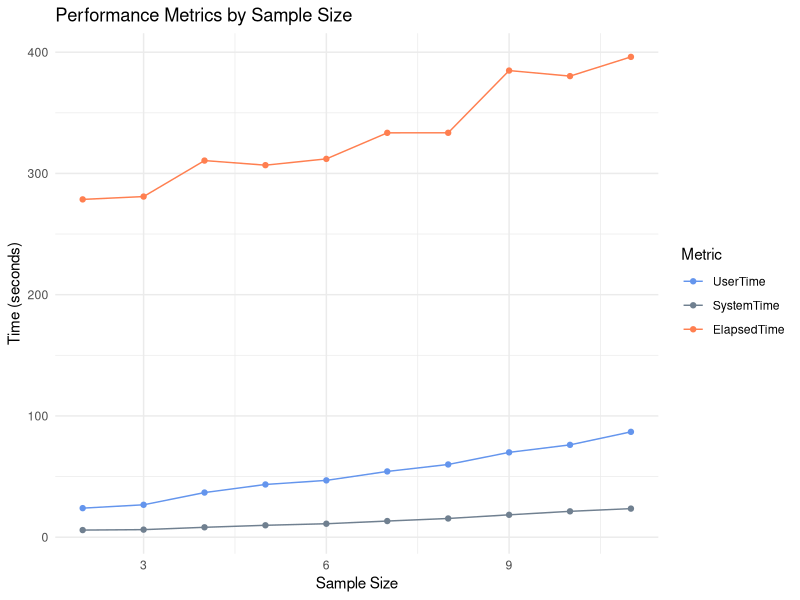

Here is the R script that generated this plot:
install.packages("lobstr")
library(lobstr)

# Defining resources
Cores <- c(2, 3, 5 ,10, 20, 50)
Sample_size <- c(2, 5, 10, 20)



setwd("/vast/scratch/users/si.j/susan_fibrosis")
#initial_file_count <- 2
files <- list.files()
store <- "/stornext/General/scratch/GP_Transfer/si.j/store_pipeline_benchmark_fibrosis_all_data_3"
# for (i in initial_file_count:length(files)) {
#   
#   tar_invalidate(names = everything(), store = store)
#   
#   # Memory usage before pipeline execution
#   if(exists("preprocessed_seurat", envir = globalenv())) {
#     mem_before <- obj_size(get("preprocessed_seurat", envir = globalenv()))
#   } else {
#     mem_before <- 0
#   }
for(core in Cores) {
  for(sample_size in Sample_size) {
    if(length(files) < sample_size) {
      break # Break if the sample_size exceeds the available files
    }
  tar_invalidate(names = everything(), store = store)
  
  # Select the subset of files to process in this iteration
  #file_subset <- files[1:i] 
  file_subset <- files[1:sample_size]
  max_workers <- 100  
  workers_per_sample <- 4
  total_workers <- min(core, length(file_subset))
  # Initialize computing resources for all files
  computing_resources = crew_controller_slurm(
    name = "my_controller",
    slurm_memory_gigabytes_per_cpu = 20,
    slurm_cpus_per_task = 1, 
    workers = total_workers, 
    verbose = FALSE
  )
  # Time and run your pipeline function
  #setwd("~/HPCell")
  time_taken <- system.time({
    preprocessed_seurat <- run_targets_pipeline(
      input_data = file_subset,
      tissue = "pbmc",
      computing_resources = computing_resources,
      sample_column = "sampleName", 
      store = store,  
      input_reference = NULL, 
      cell_type_annotation_column = "cellAnno"
    )
  })
  
  # Memory usage after pipeline execution
  #mem_after <- obj_size(get("preprocessed_seurat", envir = globalenv()))
  #mem_used_this_run <- mem_after - mem_before
  
  # Output the time and memory used for this run
  cat("Running with", core, "cores for", sample_size, "samples, using", total_workers, "workers\n")
  cat("Sample size:", length(file_subset), "\n",
      "Time taken: User time =", time_taken["user.self"], 
      "System time =", time_taken["sys.self"], 
      "Elapsed time =", time_taken["elapsed"], "seconds\n")
      #"Memory used:", format(mem_used_this_run, units = "Mb"), "\n\n")
  }
}


###PLOTTING

library(ggplot2)

# Data
data <- data.frame(
  SampleSize = c(2, 3, 4, 5, 6, 7, 8, 9, 10, 11),
  UserTime = c(23.944, 26.71, 36.797, 43.466, 46.846, 54.226, 59.966, 69.946, 76.142, 86.875),
  SystemTime = c(5.856, 6.216, 8.143, 9.805, 11.088, 13.302, 15.419, 18.439, 21.315, 23.56),
  ElapsedTime = c(278.592, 280.922, 310.607, 306.815, 312.007, 333.49, 333.517, 384.848, 380.266, 396.131)
)

# Melting data for ggplot
data_melted <- reshape2::melt(data, id.vars = "SampleSize")

# Plotting
ggplot(data_melted, aes(x = SampleSize, y = value, colour = variable)) +
  geom_line() +
  geom_point() +
  theme_minimal() +
  labs(x = "Sample Size", y = "Time (seconds)", title = "Performance Metrics by Sample Size", color = "Metric") +
  scale_colour_manual(values = c("UserTime" = "cornflowerblue", "SystemTime" = "slategrey", "ElapsedTime" = "coral"))
